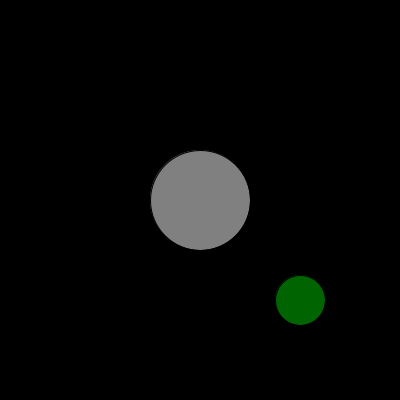
Frame 1 (no input)
Frame 60 (the mouse pressed at the canvas centre just before this capture): identical to frame 1, image omitted
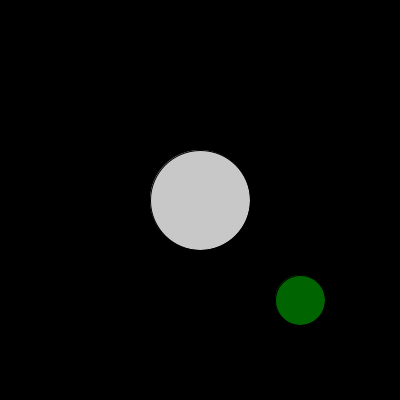
Frame 120 (the mouse held since frame 60 and released just before this capture)

The Processing sketch that drew these frames (run headless with seeded random() and noise(); from frame 60 on, the mouse is pressed at the canvas centre):

// Processing sketch: interactionAnimation
// ── interactionAnimation.pde

boolean b = false;
RunSquare sq;
DragCircle circ;
DragCircle c2;

void setup() {
  size(400,400);
  sq = new RunSquare(200,200);
  circ = new DragCircle(200,200, 100);
  c2 = new DragCircle(300,300, 50);
  c2.hover = color(0,200,0);
  c2.regular = color(0,100,0);
}

void draw() {
  if(b) background(255);
  else background(0);
  
  //sq.display();
  circ.display();
  c2.display();
}

void mousePressed() {
  //b = !b;
  sq.moveTo(mouseX, mouseY);
}

// ── DragCircle.pde

class DragCircle {
  float x,y,d;
  float offX,offY;
  color regular = color(128);
  color hover = color(200);
  boolean hovering = false;
  boolean firstPress = false;
  boolean isPressed = false;
  boolean isDragged = false;
  
  DragCircle(float _x, float _y, float _d) {
    x=_x; y=_y; d=_d;
  }
  
  void display() {
    if(!mousePressed) {
      firstPress = false;
      isPressed = false;
      isDragged = false;
    } else {
      if(isPressed) {
        firstPress = false;
      } else {
        firstPress = true;
        isPressed = true;
      }
    }
    
    float far = dist(mouseX,mouseY, x,y);
    if(far < d/2) {
      hovering = true;
    } else {      
      hovering = false;
    }
    
    if(hovering && firstPress) {
      isDragged = true;
      offX = x-mouseX;
      offY = y-mouseY;
    }
    
    if(isDragged) {
      x = mouseX+offX;
      y = mouseY+offY;
    }
    
    if(hovering) {
      fill(hover);
    } else {
      fill(regular);
    }
   
    ellipse(x,y,d,d);
  }
}

// ── RunSquare.pde
class RunSquare {
  float x,y;
  float destX, destY;
  float origX, origY;
  boolean moving = false;
  float fracMove = 0;
  
  RunSquare(float _x, float _y) {
    x = _x; y = _y;
  }
  
  void moveTo(float dx, float dy) {
    origX=x; origY=y;
    destX=dx; destY=dy;
    moving = true;
  }
  
  void display() {
    if(moving) {
      /* Fractional move
      float amtX = (destX - x) / 20;
      float amtY = (destY - y) / 20;
      x += amtX;
      y += amtY;
      if(dist(x,y, destX,destY) < 0.001) {
        moving = false;
      }
      */
      //Constant move
      x = lerp(origX, destX, fracMove);
      y = lerp(origY, destY, fracMove);
      fracMove += 0.05;
      if(fracMove >= 1.0) {
        moving = false;
        fracMove = 0;
      }
      
      
    }
    rectMode(CENTER);
    fill(128);
    rect(x,y,100,100);
  }
}
